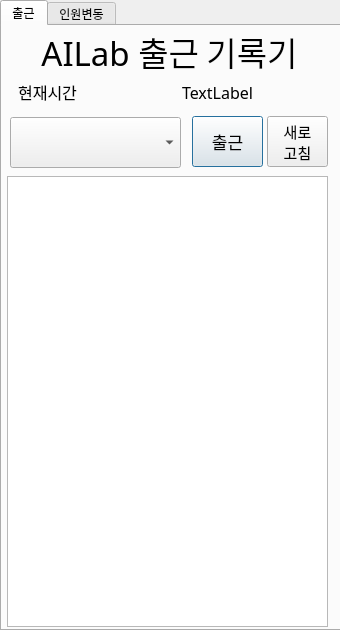
<?xml version="1.0" encoding="UTF-8"?>
<ui version="4.0">
 <class>Dialog</class>
 <widget class="QDialog" name="Dialog">
  <property name="geometry">
   <rect>
    <x>0</x>
    <y>0</y>
    <width>340</width>
    <height>630</height>
   </rect>
  </property>
  <property name="windowTitle">
   <string>Dialog</string>
  </property>
  <widget class="QTabWidget" name="tabWidget">
   <property name="geometry">
    <rect>
     <x>0</x>
     <y>0</y>
     <width>341</width>
     <height>631</height>
    </rect>
   </property>
   <property name="currentIndex">
    <number>0</number>
   </property>
   <widget class="QWidget" name="tab">
    <attribute name="title">
     <string>출근</string>
    </attribute>
    <widget class="QLabel" name="label">
     <property name="geometry">
      <rect>
       <x>2</x>
       <y>0</y>
       <width>331</width>
       <height>51</height>
      </rect>
     </property>
     <property name="font">
      <font>
       <family>배달의민족 을지로체</family>
       <pointsize>25</pointsize>
      </font>
     </property>
     <property name="layoutDirection">
      <enum>Qt::LeftToRight</enum>
     </property>
     <property name="lineWidth">
      <number>1</number>
     </property>
     <property name="text">
      <string>AILab 출근 기록기</string>
     </property>
     <property name="textFormat">
      <enum>Qt::AutoText</enum>
     </property>
     <property name="alignment">
      <set>Qt::AlignCenter</set>
     </property>
     <property name="indent">
      <number>-1</number>
     </property>
    </widget>
    <widget class="QLabel" name="label_2">
     <property name="geometry">
      <rect>
       <x>0</x>
       <y>50</y>
       <width>91</width>
       <height>31</height>
      </rect>
     </property>
     <property name="font">
      <font>
       <family>맑은 고딕</family>
       <pointsize>12</pointsize>
      </font>
     </property>
     <property name="text">
      <string>현재시간</string>
     </property>
     <property name="alignment">
      <set>Qt::AlignCenter</set>
     </property>
    </widget>
    <widget class="QLabel" name="label_3">
     <property name="geometry">
      <rect>
       <x>105</x>
       <y>51</y>
       <width>221</width>
       <height>31</height>
      </rect>
     </property>
     <property name="font">
      <font>
       <family>맑은 고딕</family>
       <pointsize>12</pointsize>
      </font>
     </property>
     <property name="text">
      <string>TextLabel</string>
     </property>
     <property name="alignment">
      <set>Qt::AlignCenter</set>
     </property>
    </widget>
    <widget class="QComboBox" name="comboBox">
     <property name="geometry">
      <rect>
       <x>8</x>
       <y>91</y>
       <width>171</width>
       <height>51</height>
      </rect>
     </property>
     <property name="font">
      <font>
       <family>맑은 고딕</family>
       <pointsize>13</pointsize>
      </font>
     </property>
    </widget>
    <widget class="QPushButton" name="pushButton">
     <property name="geometry">
      <rect>
       <x>190</x>
       <y>90</y>
       <width>71</width>
       <height>51</height>
      </rect>
     </property>
     <property name="font">
      <font>
       <family>맑은 고딕</family>
       <pointsize>13</pointsize>
      </font>
     </property>
     <property name="text">
      <string>출근</string>
     </property>
    </widget>
    <widget class="QTableWidget" name="tableWidget">
     <property name="geometry">
      <rect>
       <x>5</x>
       <y>150</y>
       <width>321</width>
       <height>451</height>
      </rect>
     </property>
    </widget>
    <widget class="QPushButton" name="pushButton_refresh">
     <property name="geometry">
      <rect>
       <x>265</x>
       <y>90</y>
       <width>61</width>
       <height>51</height>
      </rect>
     </property>
     <property name="font">
      <font>
       <family>맑은 고딕</family>
       <pointsize>11</pointsize>
      </font>
     </property>
     <property name="text">
      <string>새로
고침</string>
     </property>
    </widget>
   </widget>
   <widget class="QWidget" name="tab_2">
    <attribute name="title">
     <string>인원변동</string>
    </attribute>
    <widget class="QLabel" name="label_4">
     <property name="geometry">
      <rect>
       <x>10</x>
       <y>10</y>
       <width>91</width>
       <height>31</height>
      </rect>
     </property>
     <property name="font">
      <font>
       <family>맑은 고딕</family>
       <pointsize>13</pointsize>
      </font>
     </property>
     <property name="text">
      <string>인원 추가</string>
     </property>
     <property name="alignment">
      <set>Qt::AlignCenter</set>
     </property>
    </widget>
    <widget class="QTextEdit" name="textEdit">
     <property name="geometry">
      <rect>
       <x>10</x>
       <y>50</y>
       <width>211</width>
       <height>51</height>
      </rect>
     </property>
     <property name="font">
      <font>
       <family>맑은 고딕</family>
       <pointsize>24</pointsize>
      </font>
     </property>
     <property name="html">
      <string>&lt;!DOCTYPE HTML PUBLIC &quot;-//W3C//DTD HTML 4.0//EN&quot; &quot;http://www.w3.org/TR/REC-html40/strict.dtd&quot;&gt;
&lt;html&gt;&lt;head&gt;&lt;meta name=&quot;qrichtext&quot; content=&quot;1&quot; /&gt;&lt;style type=&quot;text/css&quot;&gt;
p, li { white-space: pre-wrap; }
&lt;/style&gt;&lt;/head&gt;&lt;body style=&quot; font-family:'맑은 고딕'; font-size:24pt; font-weight:400; font-style:normal;&quot;&gt;
&lt;p align=&quot;center&quot; style=&quot; margin-top:0px; margin-bottom:0px; margin-left:0px; margin-right:0px; -qt-block-indent:0; text-indent:0px;&quot;&gt;&lt;span style=&quot; font-family:'Gulim'; vertical-align:middle;&quot;&gt;이름 입력&lt;/span&gt;&lt;/p&gt;&lt;/body&gt;&lt;/html&gt;</string>
     </property>
    </widget>
    <widget class="QPushButton" name="pushButton_2">
     <property name="geometry">
      <rect>
       <x>230</x>
       <y>50</y>
       <width>101</width>
       <height>51</height>
      </rect>
     </property>
     <property name="font">
      <font>
       <family>맑은 고딕</family>
       <pointsize>13</pointsize>
      </font>
     </property>
     <property name="text">
      <string>추가</string>
     </property>
    </widget>
    <widget class="QPushButton" name="pushButton_3">
     <property name="geometry">
      <rect>
       <x>230</x>
       <y>160</y>
       <width>101</width>
       <height>51</height>
      </rect>
     </property>
     <property name="font">
      <font>
       <family>맑은 고딕</family>
       <pointsize>13</pointsize>
      </font>
     </property>
     <property name="text">
      <string>삭제</string>
     </property>
    </widget>
    <widget class="QLabel" name="label_5">
     <property name="geometry">
      <rect>
       <x>10</x>
       <y>120</y>
       <width>91</width>
       <height>31</height>
      </rect>
     </property>
     <property name="font">
      <font>
       <family>맑은 고딕</family>
       <pointsize>13</pointsize>
      </font>
     </property>
     <property name="text">
      <string>인원 삭제</string>
     </property>
     <property name="alignment">
      <set>Qt::AlignCenter</set>
     </property>
    </widget>
    <widget class="QTextEdit" name="textEdit_2">
     <property name="geometry">
      <rect>
       <x>10</x>
       <y>160</y>
       <width>211</width>
       <height>51</height>
      </rect>
     </property>
     <property name="font">
      <font>
       <family>맑은 고딕</family>
       <pointsize>24</pointsize>
      </font>
     </property>
     <property name="html">
      <string>&lt;!DOCTYPE HTML PUBLIC &quot;-//W3C//DTD HTML 4.0//EN&quot; &quot;http://www.w3.org/TR/REC-html40/strict.dtd&quot;&gt;
&lt;html&gt;&lt;head&gt;&lt;meta name=&quot;qrichtext&quot; content=&quot;1&quot; /&gt;&lt;style type=&quot;text/css&quot;&gt;
p, li { white-space: pre-wrap; }
&lt;/style&gt;&lt;/head&gt;&lt;body style=&quot; font-family:'맑은 고딕'; font-size:24pt; font-weight:400; font-style:normal;&quot;&gt;
&lt;p align=&quot;center&quot; style=&quot; margin-top:0px; margin-bottom:0px; margin-left:0px; margin-right:0px; -qt-block-indent:0; text-indent:0px;&quot;&gt;&lt;span style=&quot; font-family:'Gulim'; vertical-align:middle;&quot;&gt;이름 입력&lt;/span&gt;&lt;/p&gt;&lt;/body&gt;&lt;/html&gt;</string>
     </property>
    </widget>
    <widget class="QLabel" name="label_6">
     <property name="geometry">
      <rect>
       <x>10</x>
       <y>240</y>
       <width>91</width>
       <height>31</height>
      </rect>
     </property>
     <property name="font">
      <font>
       <family>맑은 고딕</family>
       <pointsize>13</pointsize>
      </font>
     </property>
     <property name="text">
      <string>출근 시간</string>
     </property>
     <property name="alignment">
      <set>Qt::AlignCenter</set>
     </property>
    </widget>
    <widget class="QTextEdit" name="textEdit_workHour">
     <property name="geometry">
      <rect>
       <x>10</x>
       <y>280</y>
       <width>71</width>
       <height>51</height>
      </rect>
     </property>
     <property name="font">
      <font>
       <family>맑은 고딕</family>
       <pointsize>22</pointsize>
      </font>
     </property>
    </widget>
    <widget class="QTextEdit" name="textEdit_workMin">
     <property name="geometry">
      <rect>
       <x>130</x>
       <y>280</y>
       <width>71</width>
       <height>51</height>
      </rect>
     </property>
     <property name="font">
      <font>
       <family>맑은 고딕</family>
       <pointsize>22</pointsize>
      </font>
     </property>
    </widget>
    <widget class="QLabel" name="label_7">
     <property name="geometry">
      <rect>
       <x>85</x>
       <y>285</y>
       <width>41</width>
       <height>41</height>
      </rect>
     </property>
     <property name="font">
      <font>
       <family>맑은 고딕</family>
       <pointsize>22</pointsize>
      </font>
     </property>
     <property name="text">
      <string>시</string>
     </property>
    </widget>
    <widget class="QLabel" name="label_8">
     <property name="geometry">
      <rect>
       <x>207</x>
       <y>285</y>
       <width>41</width>
       <height>41</height>
      </rect>
     </property>
     <property name="font">
      <font>
       <family>맑은 고딕</family>
       <pointsize>22</pointsize>
      </font>
     </property>
     <property name="text">
      <string>분</string>
     </property>
    </widget>
    <widget class="QPushButton" name="pushButton_workTime">
     <property name="geometry">
      <rect>
       <x>250</x>
       <y>280</y>
       <width>71</width>
       <height>51</height>
      </rect>
     </property>
     <property name="font">
      <font>
       <family>맑은 고딕</family>
       <pointsize>13</pointsize>
      </font>
     </property>
     <property name="text">
      <string>변경</string>
     </property>
    </widget>
   </widget>
  </widget>
 </widget>
 <resources/>
 <connections/>
</ui>
